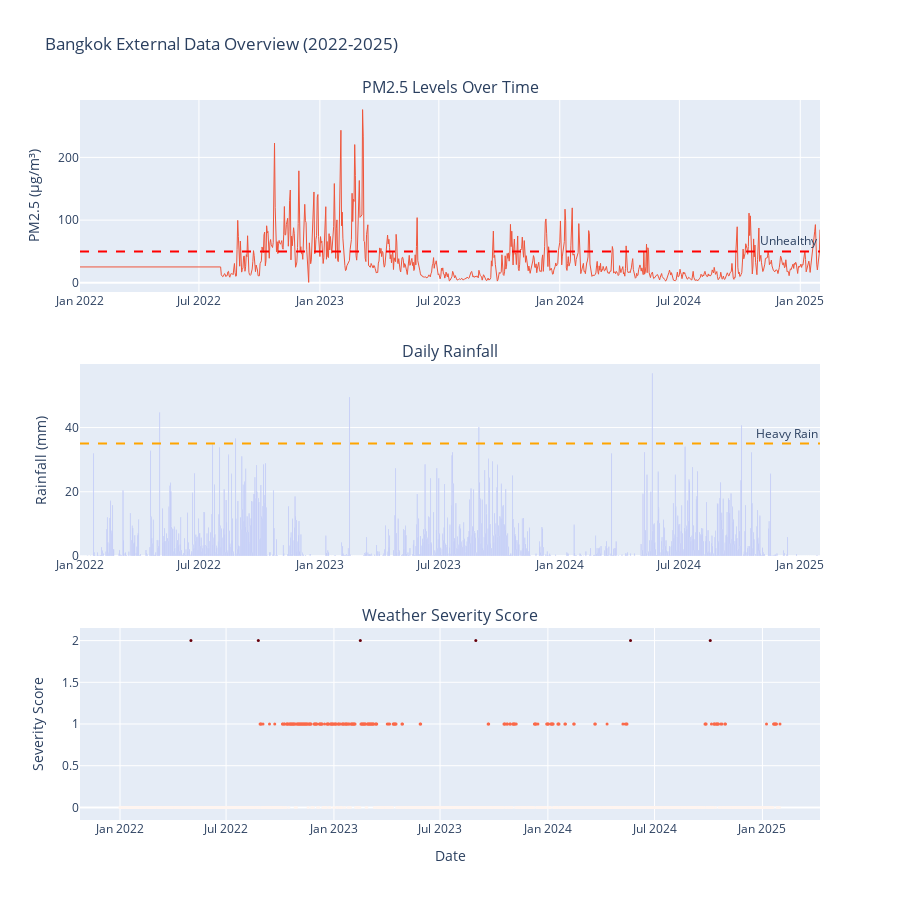

Notebook code for this chart:
### Markdown cell above
## Step 6: Visualize External Data

### Code cell
import plotly.express as px
import plotly.graph_objects as go
from plotly.subplots import make_subplots

# Create multi-panel visualization
fig = make_subplots(
    rows=3, cols=1,
    subplot_titles=('PM2.5 Levels Over Time', 'Daily Rainfall', 'Weather Severity Score'),
    vertical_spacing=0.1
)

# PM2.5
fig.add_trace(
    go.Scatter(x=df_external['date'], y=df_external['pm25_avg'],
               mode='lines', name='PM2.5 Avg',
               line=dict(color='#EF553B', width=1)),
    row=1, col=1
)
fig.add_hline(y=50, line_dash="dash", line_color="red", 
              annotation_text="Unhealthy", row=1, col=1)

# Rainfall
fig.add_trace(
    go.Bar(x=df_external['date'], y=df_external['rainfall_mm'],
           name='Rainfall', marker_color='#636EFA'),
    row=2, col=1
)
fig.add_hline(y=35, line_dash="dash", line_color="orange",
              annotation_text="Heavy Rain", row=2, col=1)

# Weather Severity
fig.add_trace(
    go.Scatter(x=df_external['date'], y=df_external['weather_severity'],
               mode='markers', name='Severity',
               marker=dict(size=3, color=df_external['weather_severity'],
                          colorscale='Reds')),
    row=3, col=1
)

fig.update_xaxes(title_text="Date", row=3, col=1)
fig.update_yaxes(title_text="PM2.5 (μg/m³)", row=1, col=1)
fig.update_yaxes(title_text="Rainfall (mm)", row=2, col=1)
fig.update_yaxes(title_text="Severity Score", row=3, col=1)

fig.update_layout(height=900, title_text="Bangkok External Data Overview (2022-2025)",
                 showlegend=False)
fig.show()

### Figure 1 — Plotly figure (JSON) as saved in the notebook; plotly's stock layout.template omitted (floating-point values rounded to 4 significant figures; data arrays with more than 128 entries replaced by an {"elided": "..."} marker saying what was removed)
{"data": [{"line": {"color": "#EF553B", "width": 1}, "mode": "lines", "name": "PM2.5 Avg", "type": "scatter", "x": {"elided": "1127 str values"}, "xaxis": "x", "y": {"elided": "1127 float values"}, "yaxis": "y"}, {"marker": {"color": "#636EFA"}, "name": "Rainfall", "type": "bar", "x": {"elided": "1127 str values"}, "xaxis": "x2", "y": {"elided": "1127 float values"}, "yaxis": "y2"}, {"marker": {"color": {"elided": "1127 int values"}, "colorscale": [[0, "rgb(255,245,240)"], [0.125, "rgb(254,224,210)"], [0.25, "rgb(252,187,161)"], [0.375, "rgb(252,146,114)"], [0.5, "rgb(251,106,74)"], [0.625, "rgb(239,59,44)"], [0.75, "rgb(203,24,29)"], [0.875, "rgb(165,15,21)"], [1, "rgb(103,0,13)"]], "size": 3}, "mode": "markers", "name": "Severity", "type": "scatter", "x": {"elided": "1127 str values"}, "xaxis": "x3", "y": {"elided": "1127 int values"}, "yaxis": "y3"}], "layout": {"annotations": [{"font": {"size": 16}, "showarrow": false, "text": "PM2.5 Levels Over Time", "x": 0.5, "xanchor": "center", "xref": "paper", "y": 1, "yanchor": "bottom", "yref": "paper"}, {"font": {"size": 16}, "showarrow": false, "text": "Daily Rainfall", "x": 0.5, "xanchor": "center", "xref": "paper", "y": 0.6333, "yanchor": "bottom", "yref": "paper"}, {"font": {"size": 16}, "showarrow": false, "text": "Weather Severity Score", "x": 0.5, "xanchor": "center", "xref": "paper", "y": 0.2667, "yanchor": "bottom", "yref": "paper"}, {"showarrow": false, "text": "Unhealthy", "x": 1, "xanchor": "right", "xref": "x domain", "y": 50, "yanchor": "bottom", "yref": "y"}, {"showarrow": false, "text": "Heavy Rain", "x": 1, "xanchor": "right", "xref": "x2 domain", "y": 35, "yanchor": "bottom", "yref": "y2"}], "height": 900, "shapes": [{"line": {"color": "red", "dash": "dash"}, "type": "line", "x0": 0, "x1": 1, "xref": "x domain", "y0": 50, "y1": 50, "yref": "y"}, {"line": {"color": "orange", "dash": "dash"}, "type": "line", "x0": 0, "x1": 1, "xref": "x2 domain", "y0": 35, "y1": 35, "yref": "y2"}], "showlegend": false, "title": {"text": "Bangkok External Data Overview (2022-2025)"}, "xaxis": {"anchor": "y", "domain": [0, 1]}, "xaxis2": {"anchor": "y2", "domain": [0, 1]}, "xaxis3": {"anchor": "y3", "domain": [0, 1], "title": {"text": "Date"}}, "yaxis": {"anchor": "x", "domain": [0.7333, 1], "title": {"text": "PM2.5 (μg/m³)"}}, "yaxis2": {"anchor": "x2", "domain": [0.3667, 0.6333], "title": {"text": "Rainfall (mm)"}}, "yaxis3": {"anchor": "x3", "domain": [0, 0.2667], "title": {"text": "Severity Score"}}}}
